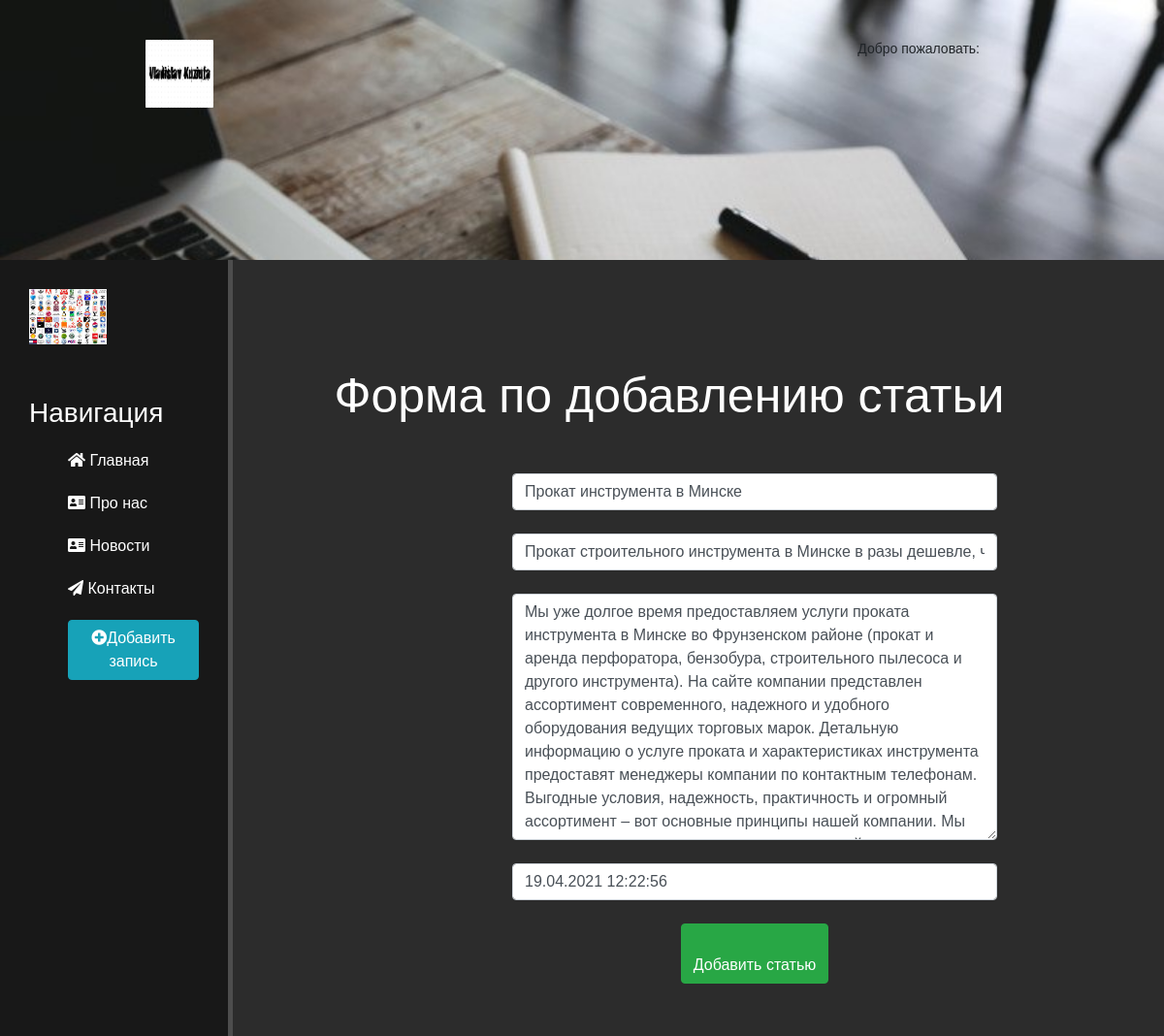
Page /news/1/update on the earlier database version.
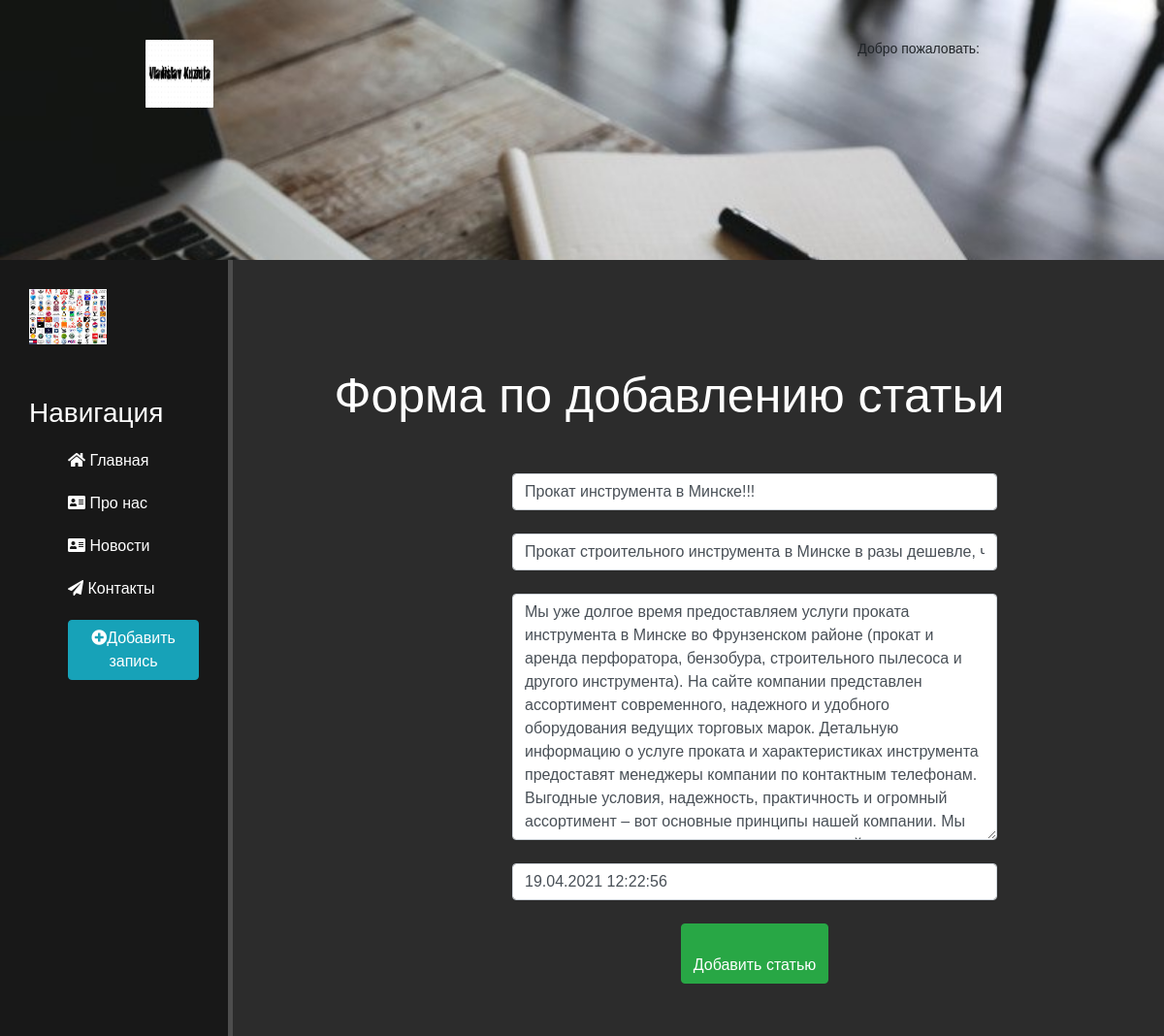
Same page on the later database version.
### news/models.py (models this page shows, shortened)
class Articles(models.Model):
    title = models.CharField('Название', max_length=50)
    anons = models.CharField('Анонс', max_length=250)
    full_text = models.TextField('Статья')
    date = models.DateTimeField('Дата публикации')
    class Meta:
        verbose_name = 'Новость'
        verbose_name_plural = 'Новости'

### news/views.py (the view)
# urls.py: path('<int:pk>/update', views.NewsUpdateView.as_view(), name='news_update'),
class NewsUpdateView(UpdateView):
    model = Articles
    template_name = 'news/create.html'
    form_class = ArticlesForm

### news/forms.py
class ArticlesForm(ModelForm):
    class Meta:
        model = Articles
        fields = ['title', 'anons', 'full_text', 'date']
        widgets={
            "title": TextInput(attrs={
                'class': 'form-control',
                'placeholder': 'Название статьи'
            }),
            "anons": TextInput(attrs={
                'class': 'form-control',
                'placeholder': 'Анонс статьи'
            }),
            "date": DateTimeInput(attrs={
                'class': 'form-control',
                'placeholder': 'Дата публикации'
            }),
            "full_text": Textarea(attrs={
                'class': 'form-control',
                'placeholder': 'Текст статьи'
            })
        }

### news/templates/news/create.html (shortened to what this page needs)
{% extends 'main/layout.html'%}
{% block content %}
    <div class="features">
        <h1>Форма по добавлению статьи</h1>
        <form method="post">
            {{ form.title }}<br>
            {{ form.anons }}<br>
            {{ form.full_text }}<br>
            {{ form.date }}<br>
            <button class="btn btn-success" type="submit"><br>
                Добавить статью
            </button>
        </form>
    </div>
{% endblock %}

Differences in the rows shown:
changed Articles "Прокат строительного инструмента в Минске в разы дешевле, чем покупка нового.": title "Прокат инструмента в Минске" → "Прокат инструмента в Минске!!!"
